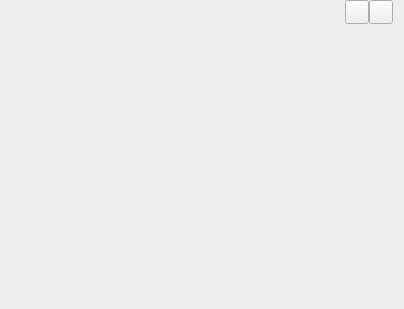
<?xml version="1.0" encoding="UTF-8"?>
<ui version="4.0">
 <class>SkinWindow</class>
 <widget class="QWidget" name="SkinWindow">
  <property name="geometry">
   <rect>
    <x>0</x>
    <y>0</y>
    <width>404</width>
    <height>309</height>
   </rect>
  </property>
  <property name="windowTitle">
   <string>SkinWindow</string>
  </property>
  <widget class="QWidget" name="titleWidget" native="true">
   <property name="geometry">
    <rect>
     <x>0</x>
     <y>0</y>
     <width>397</width>
     <height>24</height>
    </rect>
   </property>
   <property name="sizePolicy">
    <sizepolicy hsizetype="Expanding" vsizetype="Fixed">
     <horstretch>0</horstretch>
     <verstretch>0</verstretch>
    </sizepolicy>
   </property>
   <property name="minimumSize">
    <size>
     <width>0</width>
     <height>24</height>
    </size>
   </property>
   <property name="maximumSize">
    <size>
     <width>16777215</width>
     <height>24</height>
    </size>
   </property>
   <property name="titleskin" stdset="0">
    <bool>true</bool>
   </property>
   <layout class="QHBoxLayout" name="horizontalLayout">
    <property name="spacing">
     <number>0</number>
    </property>
    <property name="leftMargin">
     <number>12</number>
    </property>
    <property name="topMargin">
     <number>0</number>
    </property>
    <property name="rightMargin">
     <number>4</number>
    </property>
    <property name="bottomMargin">
     <number>0</number>
    </property>
    <item>
     <widget class="QLabel" name="titleIcon">
      <property name="sizePolicy">
       <sizepolicy hsizetype="Fixed" vsizetype="Fixed">
        <horstretch>0</horstretch>
        <verstretch>0</verstretch>
       </sizepolicy>
      </property>
      <property name="minimumSize">
       <size>
        <width>42</width>
        <height>18</height>
       </size>
      </property>
      <property name="maximumSize">
       <size>
        <width>42</width>
        <height>18</height>
       </size>
      </property>
      <property name="text">
       <string/>
      </property>
     </widget>
    </item>
    <item>
     <spacer name="horizontalSpacer">
      <property name="orientation">
       <enum>Qt::Horizontal</enum>
      </property>
      <property name="sizeHint" stdset="0">
       <size>
        <width>288</width>
        <height>20</height>
       </size>
      </property>
     </spacer>
    </item>
    <item>
     <widget class="QPushButton" name="sysmin">
      <property name="sizePolicy">
       <sizepolicy hsizetype="Fixed" vsizetype="Fixed">
        <horstretch>0</horstretch>
        <verstretch>0</verstretch>
       </sizepolicy>
      </property>
      <property name="minimumSize">
       <size>
        <width>24</width>
        <height>24</height>
       </size>
      </property>
      <property name="maximumSize">
       <size>
        <width>24</width>
        <height>24</height>
       </size>
      </property>
      <property name="text">
       <string/>
      </property>
     </widget>
    </item>
    <item>
     <widget class="QPushButton" name="sysclose">
      <property name="sizePolicy">
       <sizepolicy hsizetype="Fixed" vsizetype="Fixed">
        <horstretch>0</horstretch>
        <verstretch>0</verstretch>
       </sizepolicy>
      </property>
      <property name="minimumSize">
       <size>
        <width>24</width>
        <height>24</height>
       </size>
      </property>
      <property name="maximumSize">
       <size>
        <width>24</width>
        <height>24</height>
       </size>
      </property>
      <property name="text">
       <string/>
      </property>
     </widget>
    </item>
   </layout>
  </widget>
  <widget class="QWidget" name="bodyWidget" native="true">
   <property name="geometry">
    <rect>
     <x>0</x>
     <y>24</y>
     <width>404</width>
     <height>285</height>
    </rect>
   </property>
   <property name="sizePolicy">
    <sizepolicy hsizetype="Expanding" vsizetype="Expanding">
     <horstretch>0</horstretch>
     <verstretch>0</verstretch>
    </sizepolicy>
   </property>
   <layout class="QGridLayout" name="gridLayout">
    <property name="leftMargin">
     <number>0</number>
    </property>
    <property name="topMargin">
     <number>0</number>
    </property>
    <property name="rightMargin">
     <number>0</number>
    </property>
    <property name="bottomMargin">
     <number>0</number>
    </property>
    <property name="spacing">
     <number>0</number>
    </property>
   </layout>
  </widget>
 </widget>
 <layoutdefault spacing="6" margin="11"/>
 <resources/>
 <connections/>
</ui>
